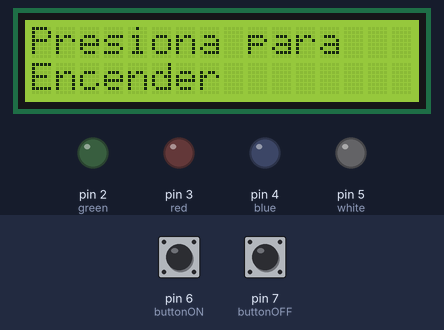
This sketch was run on a simulated Arduino Uno, built with avr-gcc and run on an emulated ATmega328P. On the bench: 16×2 character LCD, output pins drawn as LEDs (lit = HIGH). Dashed ring = blinking. Inputs (shaded band) come from the test bench; at power-on: pin 6 (buttonON) HIGH, pin 7 (buttonOFF) HIGH.

Above: at 1.2 s.
1.3 s: pin 6 (buttonON) pulled LOW for 0.15 s
At 1.7 s:
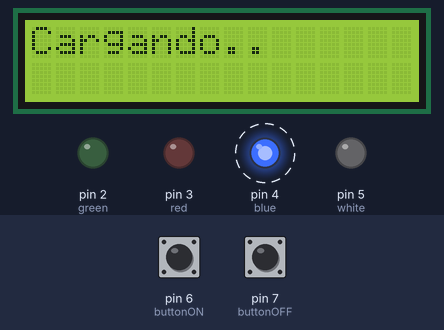
4.4 s: pin 7 (buttonOFF) pulled LOW for 3.2 s
At 6.7 s:
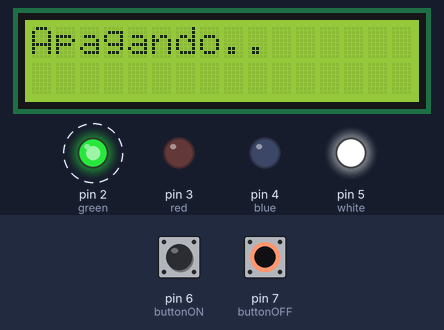
9.8 s: pin 6 (buttonON) pulled LOW for 1 s
At 14.1 s:
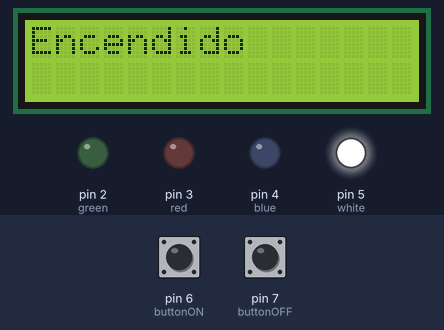
Timing chart, 0 to 15.6 s (numbered marks = the images above; inputs shaded):
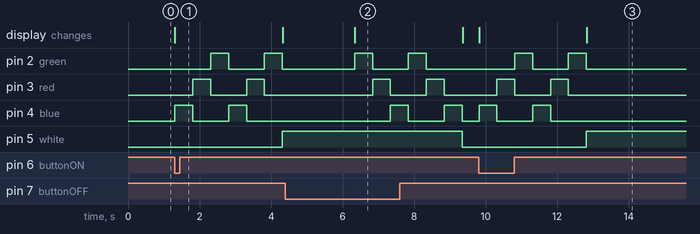

The sketch:

tiraled.ino
```cpp
#include <Wire.h>
#include <LiquidCrystal_I2C.h>

LiquidCrystal_I2C lcd(0x27, 16, 2);
int green = 2;
int red = 3;
int blue = 4;
int white = 5;
int buttonON = 6;
int buttonOFF = 7;

void setup() {
  // put your setup code here, to run once:
  Serial.begin(9600);
  pinMode(green, OUTPUT);
  pinMode(red, OUTPUT);
  pinMode(blue, OUTPUT);
  pinMode(white, OUTPUT);
  pinMode(buttonON, INPUT_PULLUP);
  pinMode(buttonOFF, INPUT_PULLUP);
  lcd.init();                      // Inicializar el LCD
  lcd.backlight();                 // Encender el backlight
  lcd.setCursor(0, 0);             // Seleccionar la posición para el texto
  lcd.print("Presiona para");          // Imprimir el texto
  lcd.setCursor(0, 1);
  lcd.print("Encender");
}

void loop() {
  if (digitalRead(buttonON) == LOW && digitalRead(white) == LOW) {
    encender();
  }
  if (digitalRead(buttonOFF) == LOW && digitalRead(white) == HIGH) {
    apagar();
  }
}

void apagar(){
        lcd.clear();
        lcd.setCursor(0, 0);
        lcd.print("Apagando..");
    for (int i = 0; i < 2; i++) {
      digitalWrite(green, HIGH);
      delay(500);
      digitalWrite(green, LOW);
      digitalWrite(red, HIGH);
      delay(500);
      digitalWrite(red, LOW);
      digitalWrite(blue, HIGH);
      delay(500);
      digitalWrite(blue, LOW);
    }
        digitalWrite(white, LOW);//se apaga el led

        lcd.clear();
        lcd.setCursor(0, 0);
        lcd.print("Presiona para");
        lcd.setCursor(0, 1);
        lcd.print("Encender");
}
void encender(){
    lcd.clear();
    lcd.setCursor(0, 0);
    lcd.print("Cargando..");

    for (int i = 0; i < 2; i++) {
      digitalWrite(blue, HIGH);
      delay(500);
      digitalWrite(blue, LOW);
      digitalWrite(red, HIGH);
      delay(500);
      digitalWrite(red, LOW);
      digitalWrite(green, HIGH);
      delay(500);
      digitalWrite(green, LOW);
    }
    digitalWrite(white, HIGH);

    lcd.clear();
    lcd.setCursor(0, 0);
    lcd.print("Encendido");
    delay(2000);
}
```

Measured:
- after the input at 1.3 s, pin 2 (green): alternates HIGH for 0.50 s and LOW for 1.0 s, starting after 1.0 s; pin 3 (red): alternates HIGH for 0.50 s and LOW for 1.0 s, starting after 0.51 s; pin 4 (blue): alternates HIGH for 0.50 s and LOW for 1.0 s, starting at once; pin 5 (white): LOW → HIGH after 3.0 s; the display: changes at once (image 1)
- after the input at 4.4 s, pin 2 (green): alternates HIGH for 0.50 s and LOW for 1.0 s, starting after 1.9 s; pin 3 (red): alternates HIGH for 0.50 s and LOW for 1.0 s, starting after 2.4 s; pin 4 (blue): alternates HIGH for 0.50 s and LOW for 1.0 s, starting after 2.9 s; pin 5 (white): HIGH → LOW after 4.9 s; the display: changes after 1.9 s (image 2)
- after the input at 9.8 s, pin 2 (green): alternates HIGH for 0.50 s and LOW for 1.0 s, 4 changes in all, then stays LOW, starting after 1.0 s; pin 3 (red): alternates HIGH for 0.50 s and LOW for 1.0 s, 4 changes in all, then stays LOW, starting after 0.51 s
